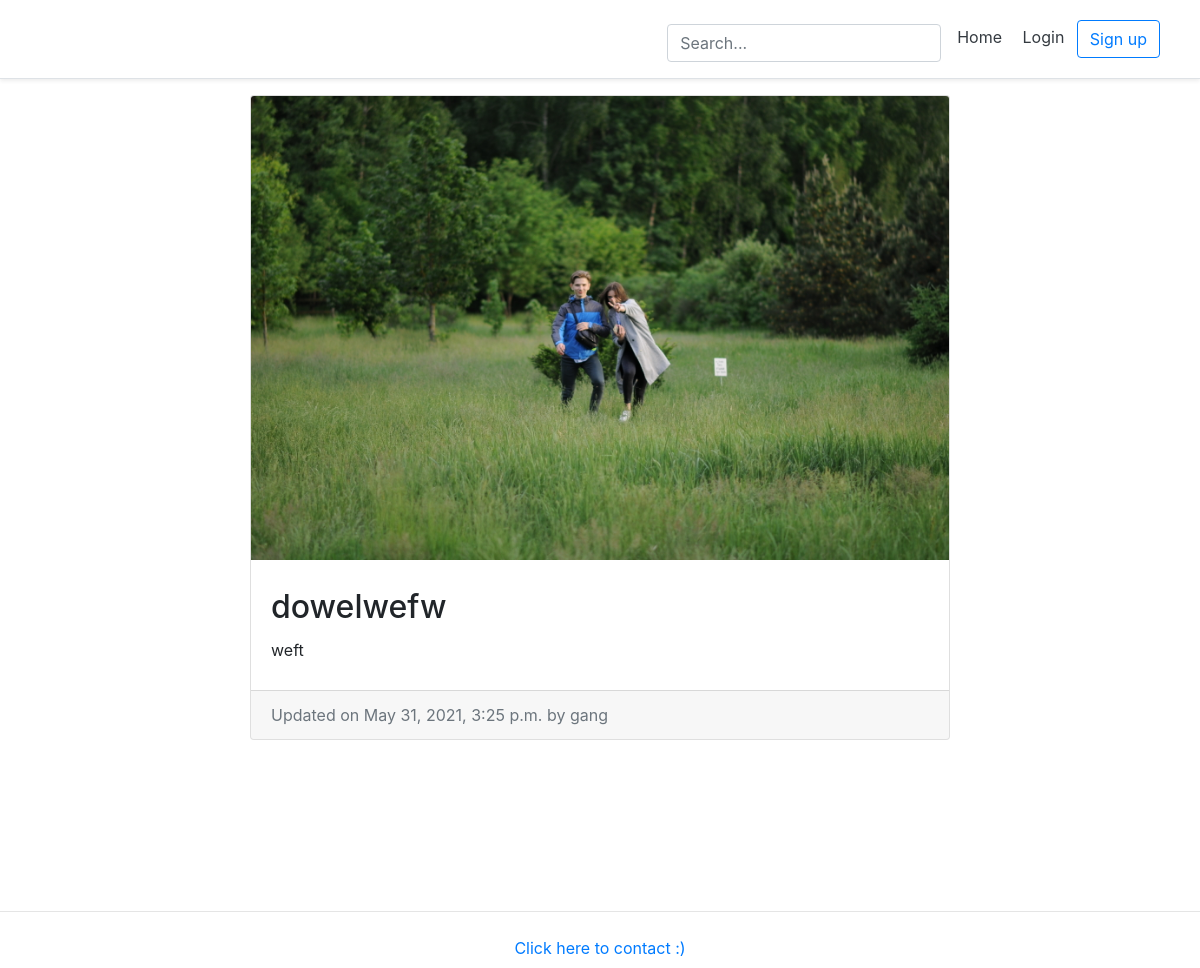
/post/gang-dowelwefw/, run on the app's committed database.
### article/models.py (models this page shows, shortened)
class BlogPost(models.Model):
	title = models.CharField(max_length=50, null=False, blank=False)
	body = models.TextField(max_length=5000, null=False, blank=False)
	image = models.ImageField(upload_to=upload_location, null=True, blank=True)
	date_published = models.DateTimeField(auto_now_add=True, verbose_name="date published")
	date_updated = models.DateTimeField(auto_now=True, verbose_name="date updated")
	author = models.ForeignKey(settings.AUTH_USER_MODEL, on_delete=models.CASCADE)
	slug = models.SlugField(blank=True, unique=True) # url to blog post
	likes = models.ManyToManyField(settings.AUTH_USER_MODEL, related_name='likes', blank=True)

### useraccount/models.py (models this page shows, shortened)
class Account(AbstractBaseUser):
    email = models.EmailField(verbose_name="email", max_length=60, unique=True)
    username = models.CharField(max_length=30, unique=True)
    picture = models.ImageField(null=True, blank=True, upload_to='')
    date_joined = models.DateTimeField(verbose_name='date joined', auto_now_add=True)
    last_login = models.DateTimeField(verbose_name='last login', auto_now=True)
    is_admin = models.BooleanField(default=False)
    is_staff = models.BooleanField(default=False)
    is_active = models.BooleanField(default=True)
    is_superuser = models.BooleanField(default=False)
    first_name = models.CharField(max_length=30)
    last_name = models.CharField(max_length=30)
    USERNAME_FIELD = 'username'
    REQUIRED_FIELDS = ['email']
    objects = MyAccountManager()
    def __str__(self):
        return self.username

### article/views.py (the view)
# urls.py: path('<slug>/', detail_blog_view, name="detail"),
def detail_blog_view(request, slug):
	context = {}
	blog_post = get_object_or_404(BlogPost, slug=slug)
	context['blog_post'] = blog_post
	return render(request, 'article/detail_blog.html', context)

### article/templates/article/detail_blog.html (shortened to what this page needs)
{% extends 'base.html' %}
{% block content %}
<div class="container">
	<div class="row">
		<div class="card m-auto">
			<img class="card-img-top" src="{{blog_post.image.url}}">
			<div class="card-body mt-2 mb-2">
			  <h2 class="card-title">{{blog_post.title}}</h2>
			  <p class="card-text">{{blog_post.body|safe}}</p>
			</div>
			<div class="card-footer text-muted">
			  	Updated on {{blog_post.date_updated}} by {{blog_post.author}}
			</div>
		</div>
	</div>
</div>
{% endblock content %}

### templates/snippets/header.html (style rules this page uses)
@media (min-width: 768px) { html { font-size: 16px; } }
.container { max-width: 960px; }

### article/templates/article/detail_blog.html (style rules this page uses)
.card { max-width: 700px; }
.card-body { padding: 20px; }

### data on the page
BlogPost: image (picture), title "dowelwefw", body "weft", date_updated "May 31, 2021, 3:25 p.m.", author "gang"
